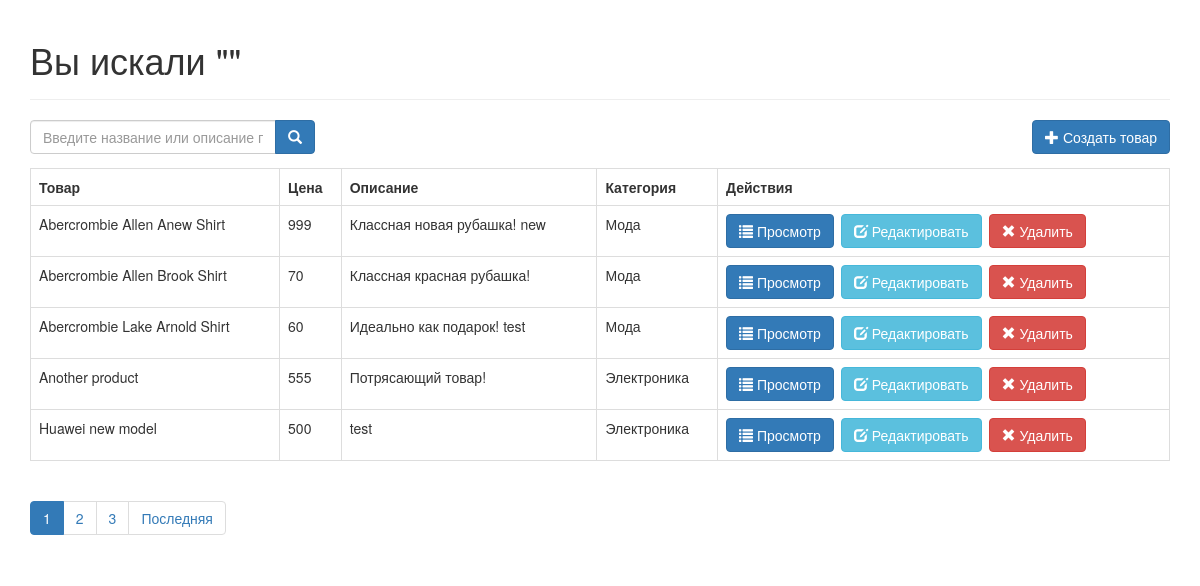
Screenshot of /search.php with the database file from the repository.
### tables this page shows
CREATE TABLE `products` (
  `id` int(11) NOT NULL,
  `name` varchar(32) NOT NULL,
  `description` text NOT NULL,
  `price` int(11) NOT NULL,
  `image` varchar(255) NOT NULL,
  `category_id` int(11) NOT NULL,
  `created` datetime NOT NULL,
  `modified` timestamp NOT NULL DEFAULT CURRENT_TIMESTAMP
);

CREATE TABLE `categories` (
  `id` int(11) NOT NULL,
  `name` varchar(256) NOT NULL,
  `created` datetime NOT NULL,
  `modified` timestamp NOT NULL DEFAULT CURRENT_TIMESTAMP
);

### search.php (called while the page is built, shortened)
<?php
include_once "config/core.php";
include_once "objects/product.php";
include_once "objects/category.php";
$database = new Database();
$db = $database->getConnection();
$product = new Product($db);
$category = new Category($db);
$search_term = isset($_GET["s"]) ? $_GET["s"] : "";
require_once "layout_header.php";
$stmt = $product->search($search_term, $from_record_num, $records_per_page);
$total_rows = $product->countAll_BySearch($search_term);
include_once "read_template.php";
require_once "layout_footer.php";

### objects/product.php (called while the page is built, shortened)
<?php
class Product
{
    private $conn;
    private $table_name = "products";
    public function __construct($db)
    {
        $this->conn = $db;
    }
    public function search($search_term, $from_record_num, $records_per_page)
    {
        $query = "SELECT
            c.name as category_name, p.id, p.name, p.description, p.price, p.category_id, p.created
        FROM
            " . $this->table_name . " p
            LEFT JOIN
                categories c
                    ON p.category_id = c.id
        WHERE
            p.name LIKE ? OR p.description LIKE ?
        ORDER BY
            p.name ASC
        LIMIT
            ?, ?";
        $stmt = $this->conn->prepare($query);
        $search_term = "%{$search_term}%";
        $stmt->bindParam(1, $search_term);
        $stmt->bindParam(2, $search_term);
        $stmt->bindParam(3, $from_record_num, PDO::PARAM_INT);
        $stmt->bindParam(4, $records_per_page, PDO::PARAM_INT);
        $stmt->execute();
        return $stmt;
    }
    public function countAll_BySearch($search_term)
    {
        $query = "SELECT
            COUNT(*) as total_rows
        FROM
            " . $this->table_name . " p
        WHERE
            p.name LIKE ? OR p.description LIKE ?";
        $stmt = $this->conn->prepare($query);
        $search_term = "%{$search_term}%";
        $stmt->bindParam(1, $search_term);
        $stmt->bindParam(2, $search_term);
        $stmt->execute();
        $row = $stmt->fetch(PDO::FETCH_ASSOC);
        return $row["total_rows"];
    }
}

### config/core.php (called while the page is built)
<?php
$page = isset($_GET["page"]) ? $_GET["page"] : 1;
$records_per_page = 5;
$from_record_num = ($records_per_page * $page) - $records_per_page;

### objects/category.php (called while the page is built, shortened)
<?php
class Category
{
    private $conn;
    private $table_name = "categories";
    public $id;
    public function __construct($db)
    {
        $this->conn = $db;
    }
    function readName()
    {
        $query = "SELECT name FROM " . $this->table_name . " WHERE id = ? limit 0,1";
        $stmt = $this->conn->prepare($query);
        $stmt->bindParam(1, $this->id);
        $stmt->execute();
        $row = $stmt->fetch(PDO::FETCH_ASSOC);
        $this->name = $row["name"];
    }
}

### read_template.php (the view)
<?php
echo "<form role='search' action='search.php'>";
echo "<div class='input-group col-md-3 pull-left margin-right-1em'>";
$search_value = isset($search_term) ? "value='{$search_term}'" : "";
echo "<input type='text' class='form-control' placeholder='Введите название или описание продукта ...' name='s' required {$search_value} />";
echo "<div class='input-group-btn'>";
echo "<button class='btn btn-primary' type='submit'><i class='glyphicon glyphicon-search'></i></button>";
echo "</div>";
echo "</div>";
echo "</form>";
echo "<div class='right-button-margin'>";
echo "<a href='create_product.php' class='btn btn-primary pull-right'>";
echo "<span class='glyphicon glyphicon-plus'></span> Создать товар";
echo "</a>";
echo "</div>";
if ($total_rows > 0) {
    echo "<table class='table table-hover table-responsive table-bordered'>";
    echo "<tr>";
    echo "<th>Товар</th>";
    echo "<th>Цена</th>";
    echo "<th>Описание</th>";
    echo "<th>Категория</th>";
    echo "<th>Действия</th>";
    echo "</tr>";
    while ($row = $stmt->fetch(PDO::FETCH_ASSOC)) {
        extract($row);
        echo "<tr>";
        echo "<td>{$name}</td>";
        echo "<td>{$price}</td>";
        echo "<td>{$description}</td>";
        echo "<td>";
        $category->id = $category_id;
        $category->readName();
        echo $category->name;
        echo "</td>";
        echo "<td>";
        echo "<a href='read_product.php?id={$id}' class='btn btn-primary left-margin'>";
        echo "<span class='glyphicon glyphicon-list'></span> Просмотр";
        echo "</a>";
        echo "<a href='update_product.php?id={$id}' class='btn btn-info left-margin'>";
        echo "<span class='glyphicon glyphicon-edit'></span> Редактировать";
        echo "</a>";
        echo "<a delete-id='{$id}' class='btn btn-danger delete-object'>";
        echo "<span class='glyphicon glyphicon-remove'></span> Удалить";
        echo "</a>";
        echo "</td>";
        echo "</tr>";
    }
    echo "</table>";
    include_once "paging.php";
}
else {
    echo "<div class='alert alert-danger'>Товаров не найдено.</div>";
}

### libs/css/custom.css (style rules this page uses)
.left-margin { margin: 0 .5em 0 0; }
.right-button-margin { margin: 0 0 1em 0; overflow: hidden; }

### rows the page displays
products: name "Abercrombie Allen Anew Shirt", price "999", description "Классная новая рубашка! new", category.name "Мода"
products: name "Abercrombie Allen Brook Shirt", price "70", description "Классная красная рубашка!", category.name "Мода"
products: name "Abercrombie Lake Arnold Shirt", price "60", description "Идеально как подарок! test", category.name "Мода"
products: name "Another product", price "555", description "Потрясающий товар!", category.name "Электроника"
products: name "Huawei new model", price "500", description "test", category.name "Электроника"

### other values shown
$page_title "Вы искали \"\""
